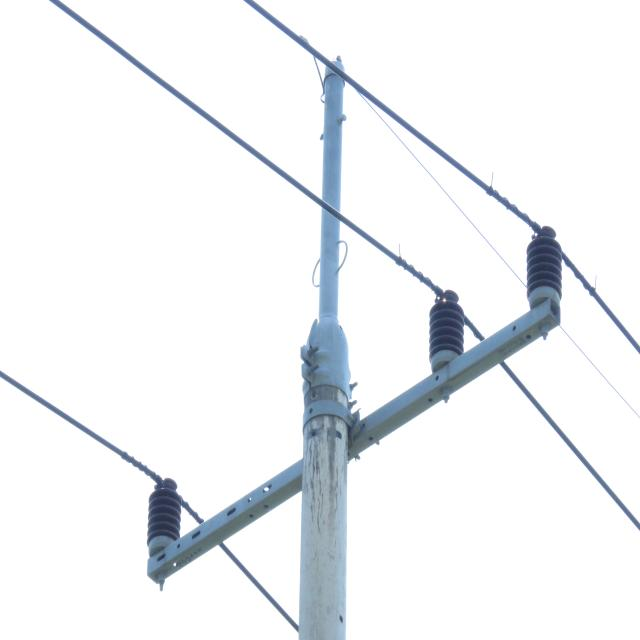
#> input picture Sift 알고리즘/Test4.jpg, 640 x 640 px
$ python sift+flann.py
#> lines starting #> are read from the running program, lines starting #| are printed output that depends on the picture
from __future__ import print_function
import cv2 as cv

from matplotlib import pyplot as plt

img1 = cv.imread('Test4.jpg', cv.IMREAD_GRAYSCALE)
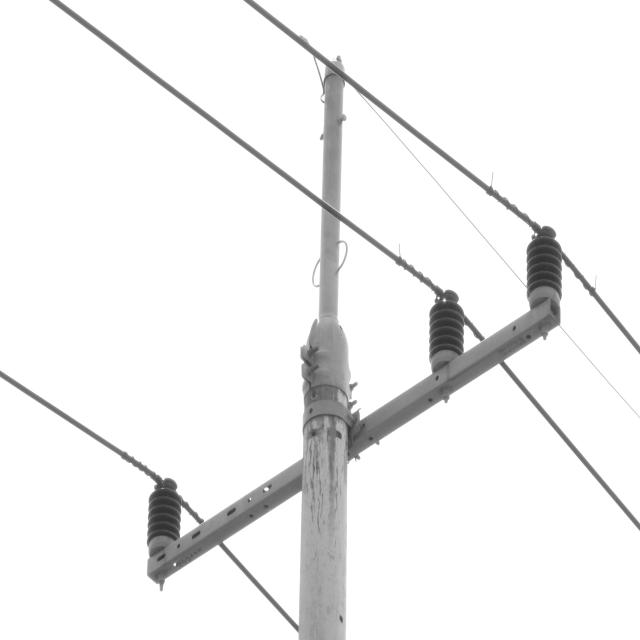
#> img1: shape (640, 640); min 44, max 255, mean 240.6
img2 = cv.imread('Test5.jpg', cv.IMREAD_GRAYSCALE)
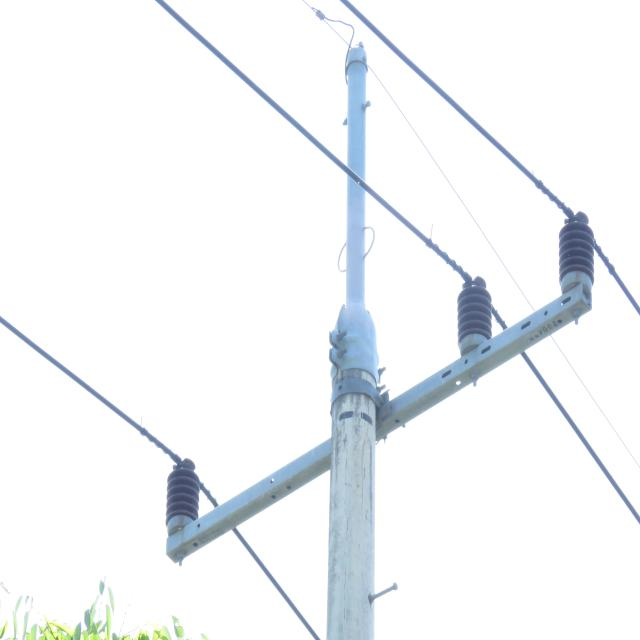
#> input picture Sift 알고리즘/Test5.jpg, 640 x 640 px
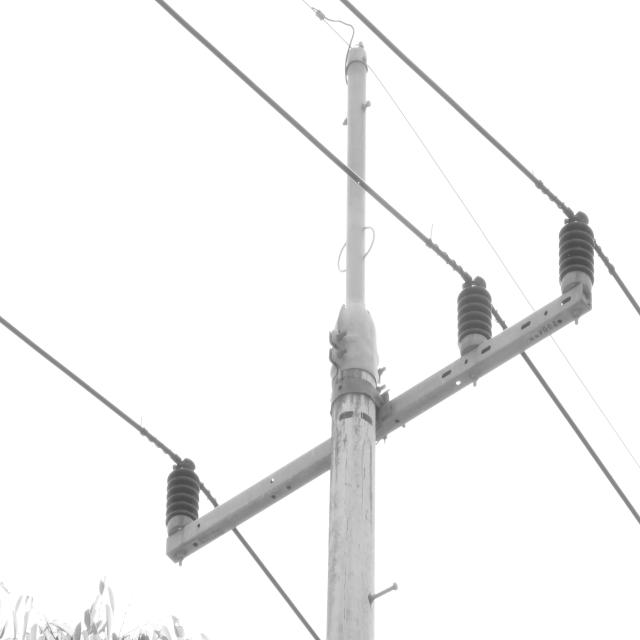
#> img2: shape (640, 640); min 72, max 255, mean 243.7
if img1 is None or img2 is None:
    print('Could not open or find the images!')
    exit(0)

# Initiate SIFT detector
#> (the run stopped early here; a loop or call above may not have finished)
